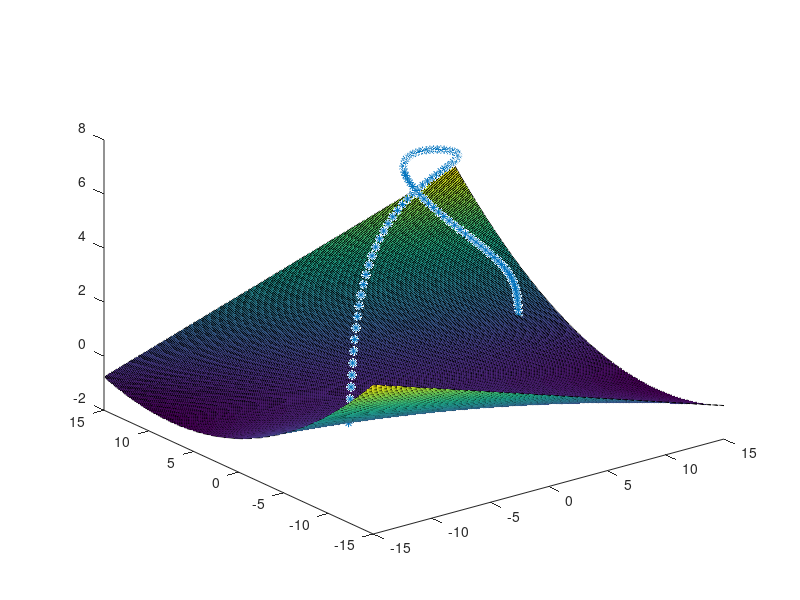

Source code (MATLAB): (Note: this script raises an error after producing the figure.)
% 20 december - Johan (921220)
% 28 juni - Viktor (920628)

p1 = (1 + 0) / 2;
p2 = (2 + 6) / 2;
p3 = (2 + 2) / 2;
p4 = (0 + 8) / 2;

a1 = p3 - p1;
a2 = p1 + 1;
a3 = p3 + 6;
a4 = 4 - p4;
a5 = 5 - p4;
a6 = p2 + p4;
a7 = p1 + p2 + p3 + p4;

% v(t) = (4*t*cos(t) + a1, 2*t*sin(2*t - a2), a3 - t.^2);
% f(x, y) = (a4*x.^2 + a5*y.^2 + x*y + 10*a6) / (10*a7);

vt = @(t) [4*t*cos(t) + a1, 2*t*sin(2*t - a2), a3 - t.^2];
fxy = @(x, y) (a4*x.^2 + a5*y.^2 + x*y - 10*a6) / (10*a7);

%r = -2*pi:0.01:2*pi; % Old range value
r = linspace(-2.8383, 2.8444, 100); % New range value (med 100 punkter)
plot3(4.*r.*cos(r) + a1, 2.*r.*sin(2.*r - a2), a3 - r.^2, '*');
hold on; % Also write the mesh to the same graph

%y = [(a4.*x.^2 + a5.*y.^2 + x.*y + 10.*a6) / (10.*a7)]
%area(r, y)

[rx, ry] = meshgrid(-15:0.1:15, -15:0.1:15);
rz = (a4*rx.^2 + a5*ry.^2 + rx.*ry - 10*a6) / (10*a7);
surf(rx, ry, rz);
hold off;

%skar = @(t) (2*t*sin(2*t - 1.5))*((2*t*sin(2*t - 1.5)) + (4*t*cos(t)+1.5)) + 105*t.^2 - 920;
skar = @(t) (2*t*sin(2*t - 1.5)).^2 + (4*t*cos(t)+1.5)*(2*t*sin(2*t - 1.5)) + 105*t.^2 - 920;

f = HalveringMetod(0.001);
disp(f);

st = zeros(1,100);
for i =1:100
  st(i) = baglangd(i,r);
end

plot(r, st); % Will plot task 12


% 13
Q = CubicSpline(st, r);
for i = 2:100
  fplot(Q{i}, [st(i-1) st(i)]);
  hold on;
end
hold off;
legend("hide");

%14
sigmaX = linspace(0, 0, 100);
sigmaY = linspace(0, 0, 100);
sigmaZ = linspace(0, 0, 100);
sigmaTot = linspace(st(1), st(100), 100);
for i = 1:100
  tmp = vt(Q{i}(sigmaTot(i)));
  sigmaX(i) = tmp(1);
  sigmaY(i) = tmp(2);
  sigmaZ(i) = tmp(3);
end

plot3(sigmaX, sigmaY, sigmaZ);
